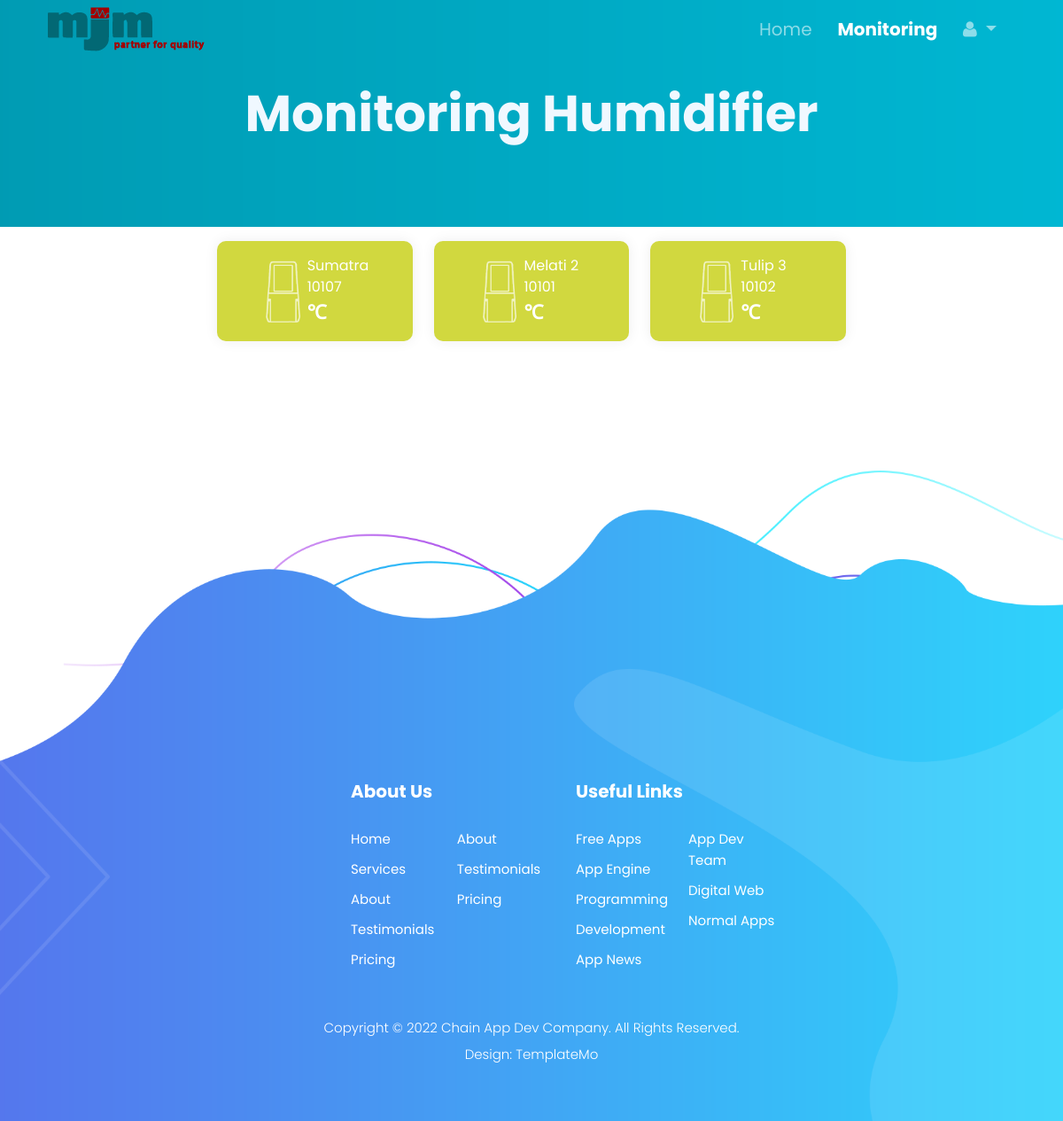
The page /monitoring/ (signed in) on the database its author committed.
### apps/models.py (models this page shows, shortened)
class ClientDevice(models.Model):
    deviceID = models.IntegerField(null=True, default=0)
    clientAccount = models.ForeignKey(ClientAccount, on_delete=models.CASCADE, null=True)
    status = models.BooleanField(default=False)
    deviceRoom = models.CharField(max_length=16, blank=True)
    date_joined = models.DateTimeField(auto_now_add=True)

### apps/views.py (the view, shortened to what this page needs)
# urls.py: path('monitoring/', Monitoring.as_view(context='monitoring-list')),
class Monitoring(View):
    context = ''
    def get(self, req, deviceID=None):
        if (req.user.is_authenticated):
            if (self.context=='monitoring-list'):
                device_list = req.user.clientdevice_set.all()
                form = AddDeviceForm()
                return render(req, 'monitoring.html', context={
                    'title': 'Monitoring',
                    'device_list' : device_list,
                    'form' : form
                })
        else:
            return redirect('/account/login/')

### apps/templates/monitoring.html (shortened to what this page needs)
{% extends 'base/base.html' %}
{% load static %}
{% block content %}
<body>
  <header class="header-area slideInDown" data-wow-duration="0.75s" data-wow-delay="0s">
    <div class="container">
      <div class="row">
        <nav id="navbarID" class="navbar navbar-expand-lg navbar-dark bg-transparent fixed-top">
          <div class="container">
            <a href="index.html" class="logo">
              <img src="{% static 'assets/logo.png' %}" alt="MJM logo">
            </a>
            <div class="collapse navbar-collapse justify-content-end" id="navbarNavDropdown">
              <ul class="navbar-nav">
                <li class="nav-item">
                  <a class="nav-link" href="/">Home</a>
                </li>
                <li class="nav-item">
                  <a class="nav-link active" href="">Monitoring</a>
                </li>
                <li class="nav-item dropdown">
                  <a class="nav-link dropdown-toggle" href="#" id="navbarDropdownMenuLink" role="button"
                    data-bs-toggle="dropdown" aria-expanded="false">
                    <i class="fa fa-user"></i>
                  </a>
                </li>
              </ul>
            </div>
          </div>
        </nav>
      </div>
    </div>
  </header>
  <div class="hero-image">
    <h1 style="font-weight: 700;">Monitoring Humidifier</h1>
  </div>
  <div class="row">
    <div class="col-lg-12 align-self-center">
      <div class="row" style="justify-content: center;">
        {% for i in device_list %}
        <div class="col-lg-2" style="width: 20%;margin: 1em 0 1em 0;">
          {% if i.status %}
          <div id="card-{{i.deviceID}}" class="text-white monitoring-card active" style="position: inherit;">
          {% else %}
          <div id="card-{{i.deviceID}}" class="text-white monitoring-card deactivate" style="position: inherit;">
          {% endif %}
                <div class="monitoring-card-icon">
                  <a href="/monitoring/{{i.deviceID}}/">
                    <img src="{% static 'assets/device-humidifier.png' %}" alt="Device" height="70">
                  </a>
                </div>
                <div class="monitoring-card-description">
                    <div class="monitoring-card-description room">
                      <a style="text-align: left;">
                        {{i.deviceRoom}}
                      </a>
                    </div>
                    <div class="monitoring-card-description device-id">
                      <a style="text-align: left;">
                        {{i.deviceID}}
                      </a>
                    </div>
                    <div class="monitoring-card-description temp">
                      <a> &#8451;</a>
                    </div>
                </div>
            </div>
          </div>
          {% endfor %}
        </div>
      </div>
    </div>
  <footer id="newsletter">
    <div class="container" style="margin: auto;">
      <div class="foot-container">
        <div class="col-lg-3">
          <div class="footer-widget">
            <h4>About Us</h4>
            <ul>
              <li><a href="#">Home</a></li>
              <li><a href="#">Services</a></li>
              <li><a href="#">About</a></li>
              <li><a href="#">Testimonials</a></li>
              <li><a href="#">Pricing</a></li>
            </ul>
            <ul>
              <li><a href="#">About</a></li>
              <li><a href="#">Testimonials</a></li>
              <li><a href="#">Pricing</a></li>
            </ul>
          </div>
        </div>
        <div class="col-lg-3">
          <div class="footer-widget">
            <h4>Useful Links</h4>
            <ul>
              <li><a href="#">Free Apps</a></li>
              <li><a href="#">App Engine</a></li>
              <li><a href="#">Programming</a></li>
              <li><a href="#">Development</a></li>
              <li><a href="#">App News</a></li>
            </ul>
            <ul>
              <li><a href="#">App Dev Team</a></li>
              <li><a href="#">Digital Web</a></li>
              <li><a href="#">Normal Apps</a></li>
            </ul>
          </div>
        </div>
      </div>
      <div class="col-lg-12">
        <div class="copyright-text">
          <p>Copyright © 2022 Chain App Dev Company. All Rights Reserved.
            <br>Design: <a href="https://templatemo.com/" target="_blank" title="css templates">TemplateMo</a>
          </p>
        </div>
      </div>
    </div>
  </footer>
</body>
</html>
{% endblock content %}

### static/css/custom-template.css (style rules this page uses)
html, body, div, span, applet, object, iframe, h1, h2, h3, h4, h5, h6, p, blockquote, div pre, a, abbr, acronym, address, big, cite, code, del, dfn, em, font, img, ins, kbd, q, s, samp, small, strike, strong, sub, sup, tt, var, b, u, i, center, dl, dt, dd, ol, ul, li, figure, header, nav, section, article, aside, footer, figcaption { font-family: 'Poppins'; margin: 0; padding: 0; border: 0; outline: 0; }
ul, li { padding: 0; margin: 0; list-style: none; }
header, nav, section, article, aside, footer, hgroup { display: block; }
* { box-sizing: border-box; }
html, body { font-family: 'Poppins', sans-serif; font-weight: 400; background-color: #fff; -ms-text-size-adjust: 100%; -webkit-font-smoothing: antialiased; -moz-osx-font-smoothing: grayscale; }
a { text-decoration: none !important; }
h1, h2, h3, h4, h5, h6 { margin-top: 0px; margin-bottom: 0px; }
ul { margin-bottom: 0px; }
p { font-size: 15px; line-height: 30px; font-weight: 300; color: #afafaf; }
img { width: 100%; overflow: hidden; }
html, body { background: #fff; font-family: 'Poppins', sans-serif; }
.header-area { background-color: transparent; position: absolute; left: 0px; right: 0px; z-index: 100; height: 100px; -webkit-transition: all .5s ease 0s; -moz-transition: all .5s ease 0s; -o-transition: all .5s ease 0s; transition: all .5s ease 0s; }
.monitoring-card { display: flex; box-shadow: 0px 0px 15px rgba(0,0,0,0.07); border-radius: 10px; padding: 1em; text-align: center; position: relative; z-index: 1; overflow: hidden; }
.monitoring-card.active { background-color: rgb(209, 216, 63); }
.monitoring-card-icon { display: flex; justify-content: flex-end; align-items: center; padding-right: .5em; width: 50%; }
.monitoring-card-description { display: flex; flex-direction: column; padding-right: .5em; width: 60%; }
.monitoring-card-description.room { color: white; width: auto; }
.monitoring-card-description.device-id { color: white; width: auto; }
.monitoring-card-description.temp { display: flex; flex-direction: row; color: white; width: auto; font-size: 22px; text-align: left; font-weight: bold; }
footer { background-image: url(../assets/footer-bg.png); background-position: center top; background-repeat: no-repeat; background-size: cover; margin-top: 130px; padding-top: 300px; padding-bottom: 60px; }
footer .foot-container { margin-top: 50px; display: flex; justify-content: center; padding-left: 100px; }
.footer-widget h4 { font-size: 20px; color: #fff; font-weight: 700; margin-bottom: 30px; }
.footer-widget ul { display: inline; max-width: 40%; float: left; margin-right: 10%; }
.footer-widget ul li { margin-bottom: 10px; }
.footer-widget ul li:last-child { margin-bottom: 0px; }
.footer-widget ul li a { font-size: 15px; color: #fff; transition: all .3s;; }
footer .copyright-text p { text-align: center; margin-top: 50px; margin-bottom: 0px; color: #fff; }
footer p a { color: #fff; transition: all .5s; }

### static/css/monitoring-device-detail.css (style rules this page uses)
.hero-image h4, p { color: rgb(248, 248, 248); }

### rows shown on the page
ClientDevice: deviceRoom "Sumatra", deviceID "10107"
ClientDevice: deviceRoom "Melati 2", deviceID "10101"
ClientDevice: deviceRoom "Tulip 3", deviceID "10102"
